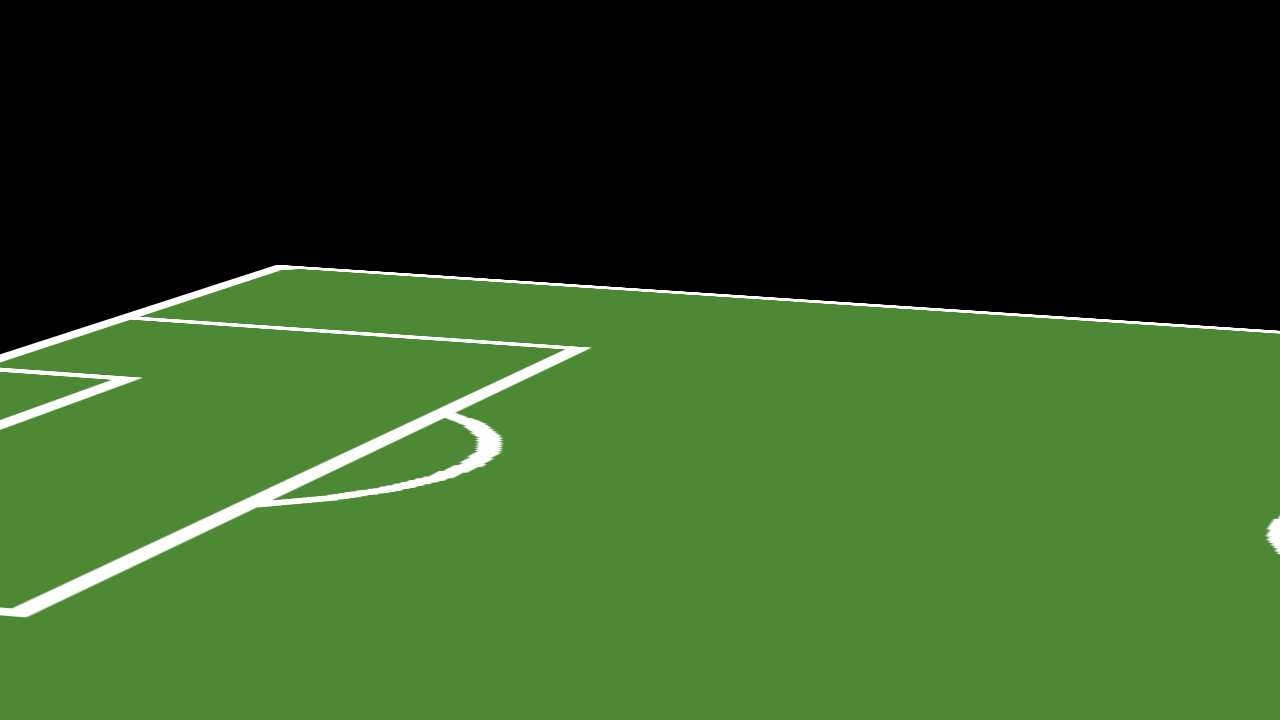
#> input picture New Algorithm Implementation/assets/warped_image.png, 1280 x 720 px
$ jupyter execute --allow-errors midpoints.ipynb
#> lines starting #> are read from the running program, lines starting #| are printed output that depends on the picture; after the words box and inside, x2 and y2 are one past the last pixel; in counts of white or black regions, pixels touching at a corner belong together
[cell 1]
from skimage import io, color, feature, transform
import matplotlib.pyplot as plt
import numpy as np
import time

# Load the image
image_path = "./assets/world_cup_template.png"
#> (the rest of this cell did not finish here and is left out)

#> (a cell that did not finish here is left out)

[cell 3]
# Function to calculate the midpoint of a line segment
def midpoint(p0, p1):
    return ((p0[0] + p1[0]) / 2, (p0[1] + p1[1]) / 2)

# Calculate midpoints for all detected lines
#> (the rest of this cell did not finish here and is left out)

#> (a cell that did not finish here is left out)

[cell 5]
from skimage import io, color, feature, transform
import matplotlib.pyplot as plt
import numpy as np

# Load the image2
image_path2 = "./assets/warped_image.png"
#> image_path2 = './assets/warped_image.png'
image2 = io.imread(image_path2)
#> image2 is the input picture: shape (720, 1280, 3); mean R, G, B 48.6, 81.8, 35.1

# Convert the image2 to grayscale
gray_image2 = color.rgb2gray(image2)
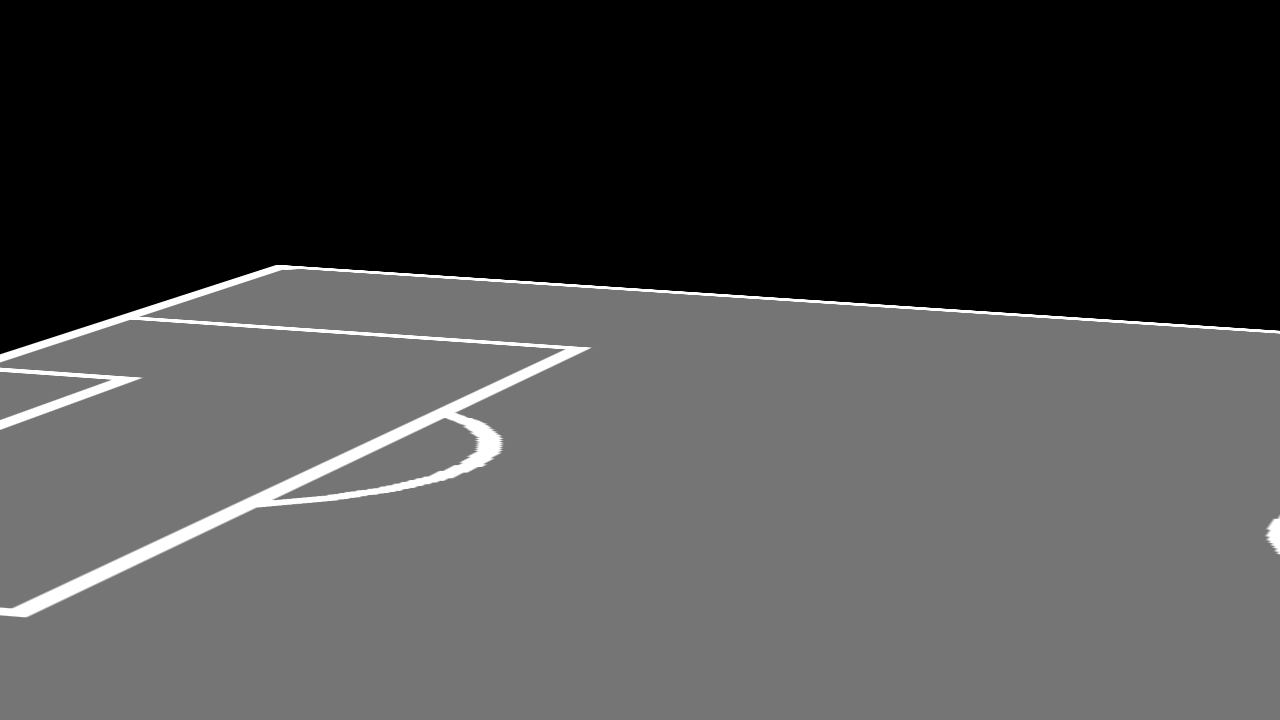
#> gray_image2: shape (720, 1280) float64; min 0, max 1, mean 0.28

# Perform edge detection using Canny algorithm
edges2 = feature.canny(gray_image2, sigma=2.0)
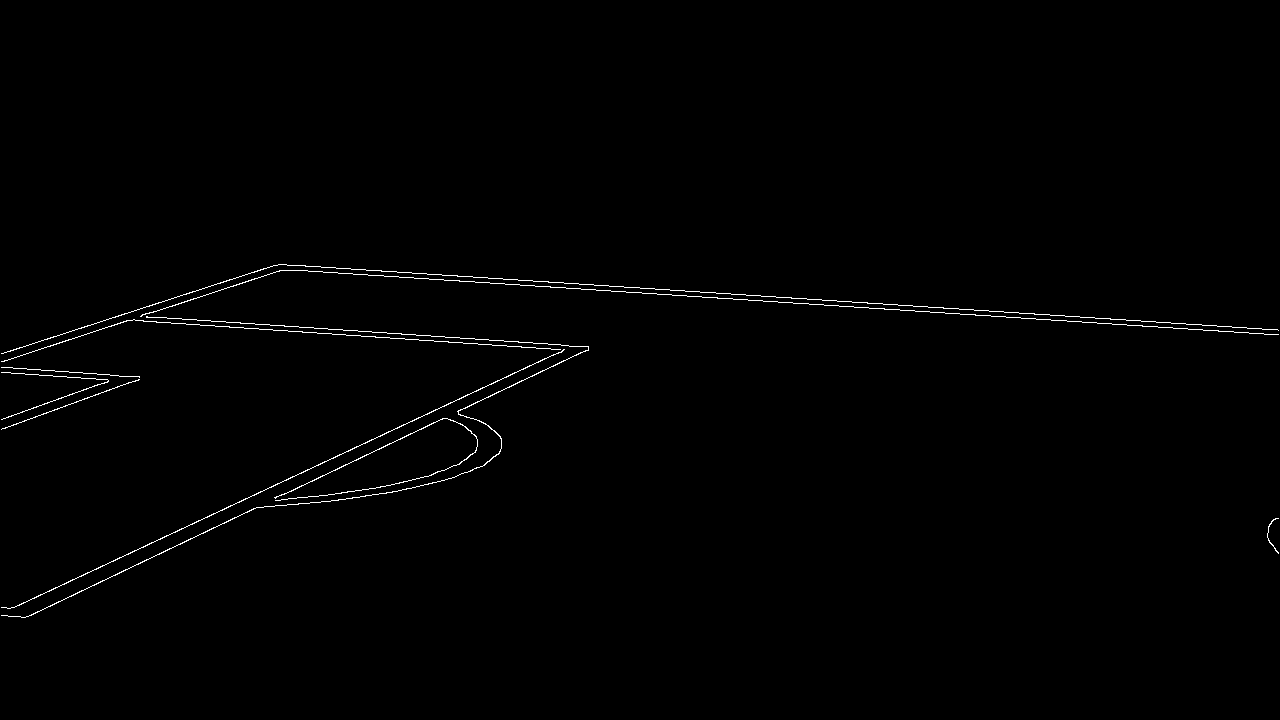
#> edges2: shape (720, 1280) bool; 0.67% white in thin lines or dots, all inside (x1, y1, x2, y2) = (1, 264, 1279, 618)

# Perform Hough Transform to detect lines
hough_result2 = transform.probabilistic_hough_line(edges2, threshold=10, line_length=50, line_gap=10)
#> hough_result2 = 57 items

# Display the results
fig, ax = plt.subplots(1, 2, figsize=(15, 6))
ax[0].imshow(edges2, cmap='gray')
ax[0].set_title('Canny Edges')
ax[0].set_axis_off()

ax[1].imshow(image2)
for line in hough_result2:
    p0, p1 = line
    ax[1].plot((p0[0], p1[0]), (p0[1], p1[1]), '-r')
#> this loop made 57 passes
#> (p0, p1) on passes 1 to 12: ((36, 596), (572, 346)), ((1085, 322), (714, 297)), ((10, 608), (463, 397)), ((785, 302), (717, 298)), ((588, 347), (159, 317)), ((1277, 329), (1186, 324)), ((1125, 319), (1019, 313)), ((258, 324), (140, 316)), ((1027, 313), (757, 295)), ((870, 303), (636, 287)), ((1237, 332), (972, 314)), ((563, 349), (133, 319))
ax[1].set_title('Probabilistic Hough Transform')
ax[1].set_axis_off()

plt.show()
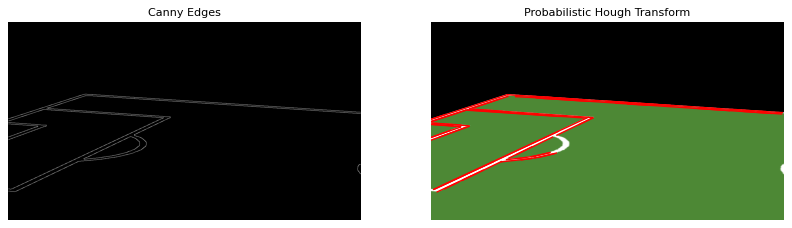
#> figure drawn by matplotlib, 2 panels

# Print the points detected
hough_result2

[cell 6]
# Function to calculate the midpoint of a line segment
def midpoint(p0, p1):
    return ((p0[0] + p1[0]) / 2, (p0[1] + p1[1]) / 2)

# Calculate midpoints2 for all detected lines
midpoints2 = [midpoint(p0, p1) for p0, p1 in hough_result2]
#> midpoints2 = 57 pairs, first value 27 to 1231.5, second value 270 to 594

midpoints2
#> Out has the same summary as midpoints2

[cell 7]
np.shape(midpoints2)
#> Out = (57, 2)

$ run again, with New Algorithm Implementation/assets/green_region.png copied over New Algorithm Implementation/assets/warped_image.png
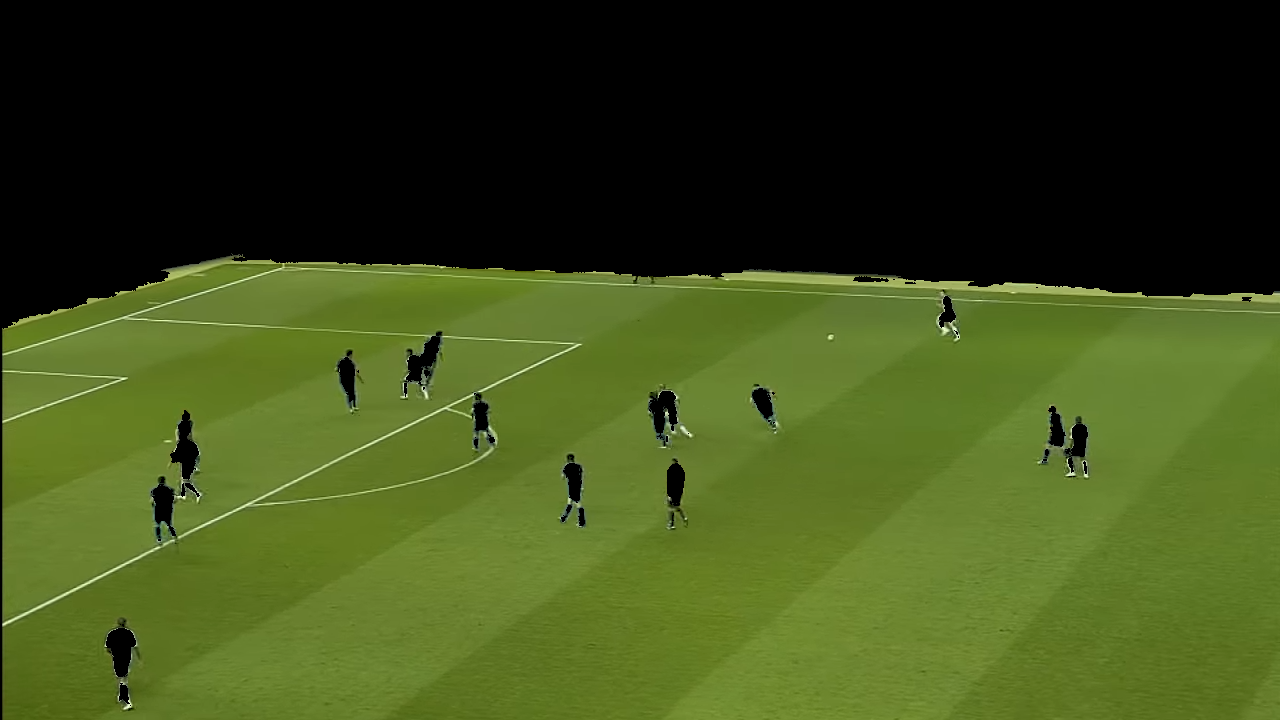
#> input picture New Algorithm Implementation/assets/green_region.png, 1280 x 720 px
#> image_path2 = './assets/warped_image.png'
#> image2 is the input picture: shape (720, 1280, 3); mean R, G, B 60.7, 75.2, 25.8
#> `edges2 = feature.canny(gray_image2, sigma=2.0)`:
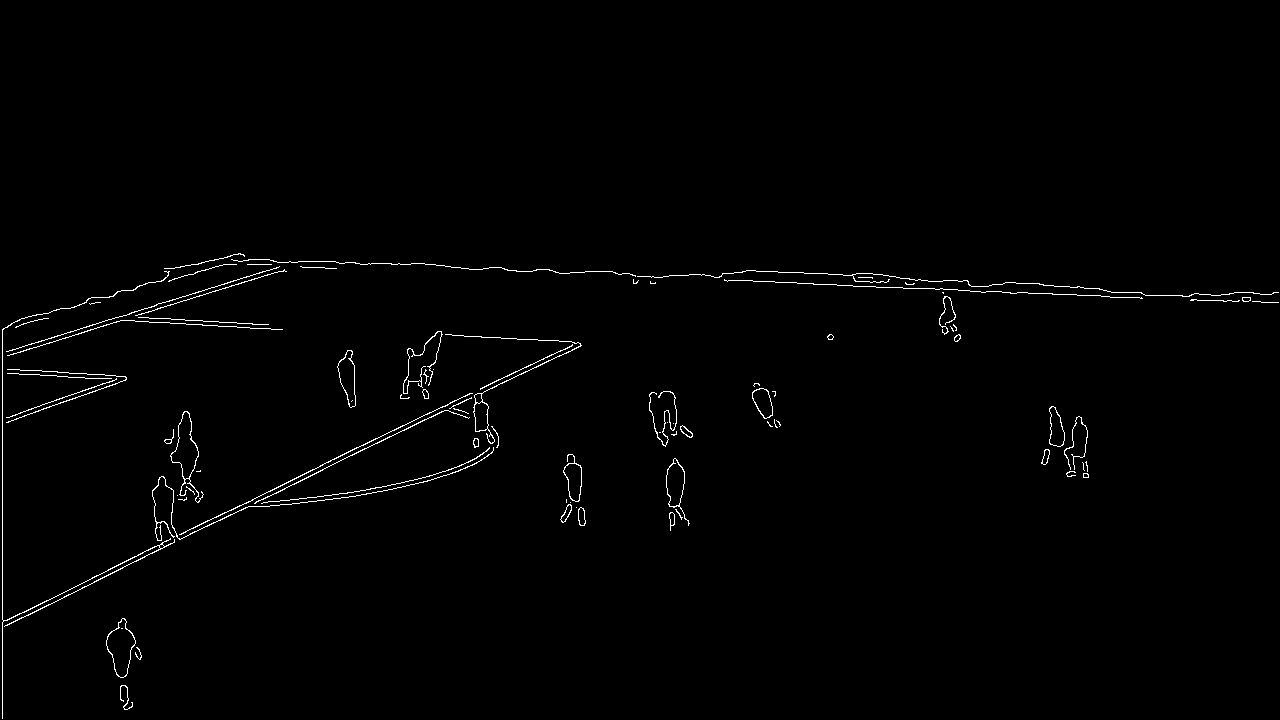
#> edges2: shape (720, 1280) bool; 0.97% white in thin lines or dots, all inside (x1, y1, x2, y2) = (2, 253, 1279, 719)
#> hough_result2 = 73 items
#> the loop `for line in hough_result2:` made 73 passes
#> (p0, p1) on passes 1 to 8: ((98, 579), (479, 393)), ((2, 718), (2, 329)), ((1076, 294), (958, 290)), ((3, 621), (334, 459)), ((852, 275), (769, 271)), ((957, 289), (837, 285)), ((254, 498), (469, 393)), ((1099, 288), (1043, 285))
#> `plt.show()`:
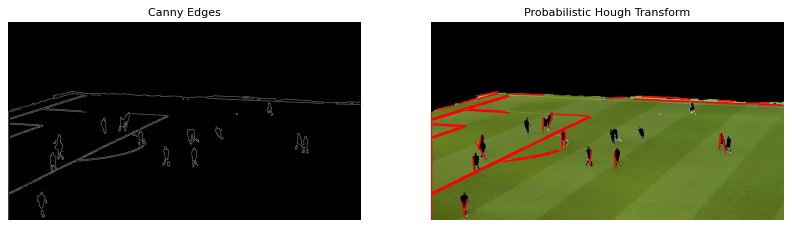
#> figure drawn by matplotlib, 2 panels
#> midpoints2 = 73 pairs, first value 2 to 1234.5, second value 261 to 681.5
#> `midpoints2`: Out has the same summary as midpoints2

$ run again, with New Algorithm Implementation/assets/lines_intersections_points_template.png copied over New Algorithm Implementation/assets/warped_image.png
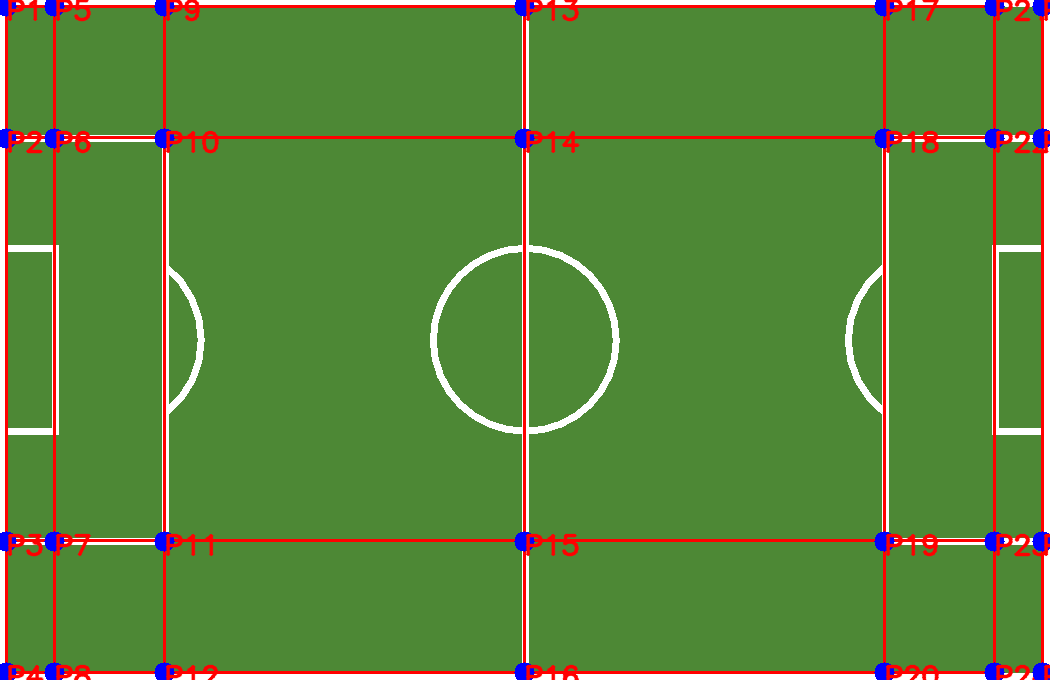
#> input picture New Algorithm Implementation/assets/lines_intersections_points_template.png, 1050 x 680 px
#> image_path2 = './assets/warped_image.png'
#> image2 is the input picture: shape (680, 1050, 3); mean R, G, B 92.1, 134.1, 61.4
#> `edges2 = feature.canny(gray_image2, sigma=2.0)`:
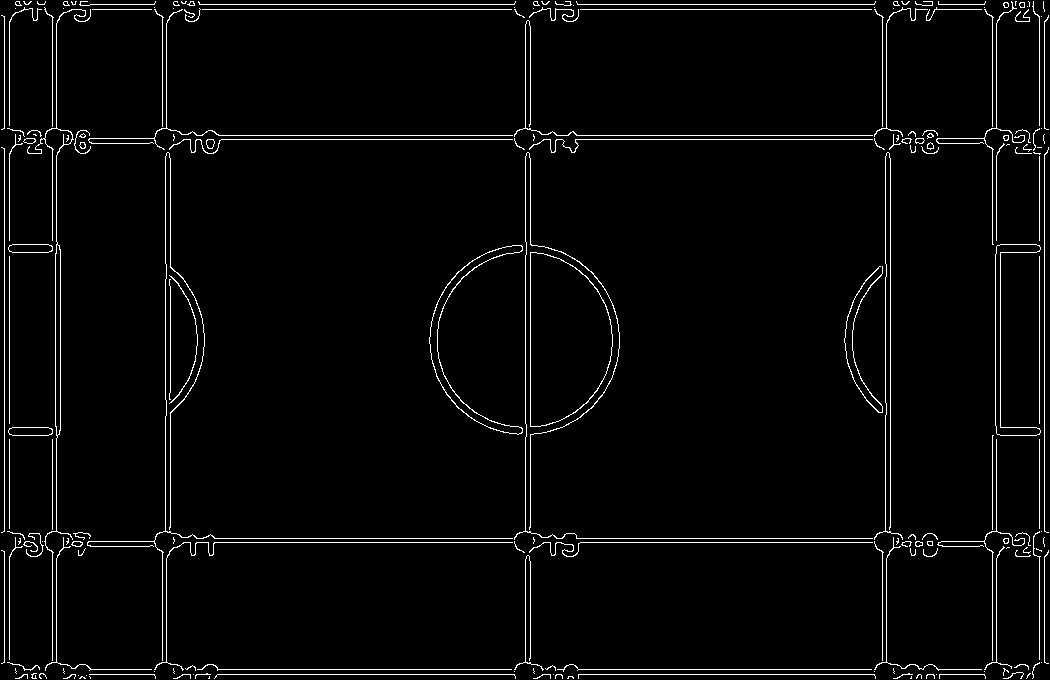
#> edges2: shape (680, 1050) bool; 2.9% white in thin lines or dots
#> hough_result2 = 101 items
#> the loop `for line in hough_result2:` made 101 passes
#> (p0, p1) on passes 1 to 8: ((874, 139), (575, 139)), ((514, 139), (173, 139)), ((875, 669), (578, 669)), ((52, 250), (52, 148)), ((52, 531), (52, 429)), ((515, 669), (217, 669)), ((514, 4), (173, 4)), ((874, 542), (580, 542))
#> `plt.show()`:
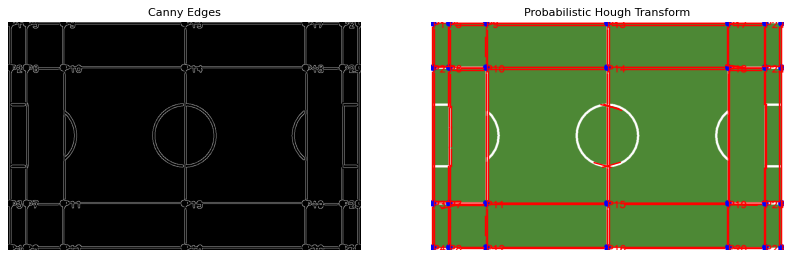
#> figure drawn by matplotlib, 2 panels
#> midpoints2 = 101 pairs, first value 4 to 1044, second value 4 to 674
#> `midpoints2`: Out has the same summary as midpoints2
